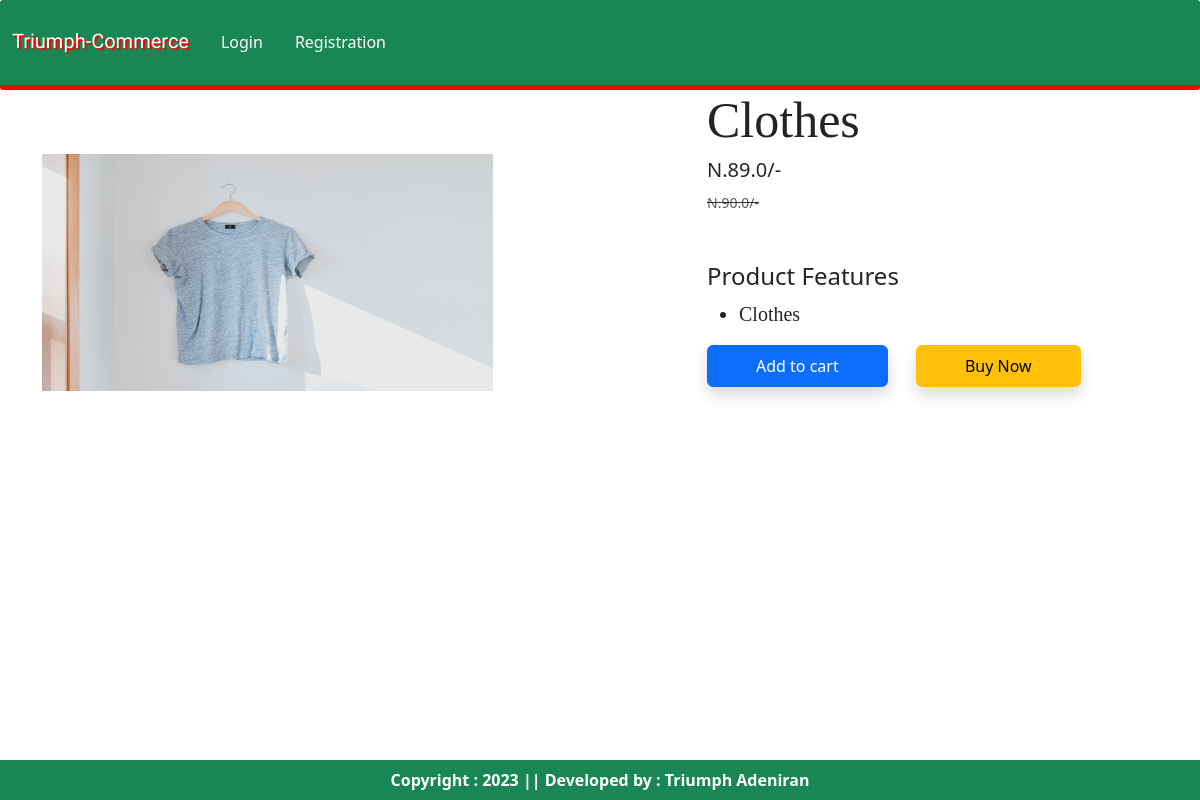
Page /product-detail/3 on the committed database.
### appli/models.py (models this page shows, shortened)
class Product(models.Model):
    title = models.CharField(max_length=100)
    selling_price = models.FloatField()
    discounted_price = models.FloatField()
    description = models.TextField()
    composition = models.TextField(default='')
    prodapp = models.TextField(default='')
    category = models.CharField(choices=CATEGORY_CHOICES, max_length=2)
    product_image = models.ImageField(upload_to='product')

### appli/views.py (the view)
# urls.py: path("product-detail/<int:pk>", views.ProductDetail.as_view(), name="product-detail"),
class ProductDetail(View):
    def get(self, request, pk):
        product = Product.objects.get(pk=pk)
        return render(request, "appli/productdetail.html", locals())

### appli/templates/appli/productdetail.html (shortened to what this page needs)
{% extends 'appli/base.html' %}
{% load static %}
{% block main-content %}
    <div class="container">
        <div class="row flex justify-content-between">
            <div class="img2 col-lg-5 mt-5">
                <img src="{{product.product_image.url}}" class="image col-xs-6
                 col-sn-12 col-lg-12 mt-3 text-sm-center w-100 h-75" alt="">
            </div>
            <div class="productdetail col-lg-5">
                <h1 style="font-family: Georgia; font-size: 50px;">
                    {{product.title}}
                </h1><h5>N.{{product.discounted_price}}/-</h5>
                <small class="text-decoration-line-through text-muted
                fs=5"><del>N.{{product.selling_price}}/- </small></del>
                <br><br><br><h4>Product Features</h4>
                <ul class="fs-5" style="font-family: Rajdhani">
                    <li>{{product.description}}</li>
                </ul>
                <form action="/add-to-cart" class="d-inline">
                    <button type="submit" class="btn btn-primary shadow px-5 py-2">Add to cart</button>
                </form>
                <a href="{% url 'showcart' %}" class="btn btn-warning shadow px-5 py-2 ms-4">Buy Now</a>
            </div>
        </div>
    </div>
{% endblock main-content %}

### rows in the picture
Product: product_image (picture), title "Clothes", discounted_price "89.0", selling_price "90.0", description "Clothes"
